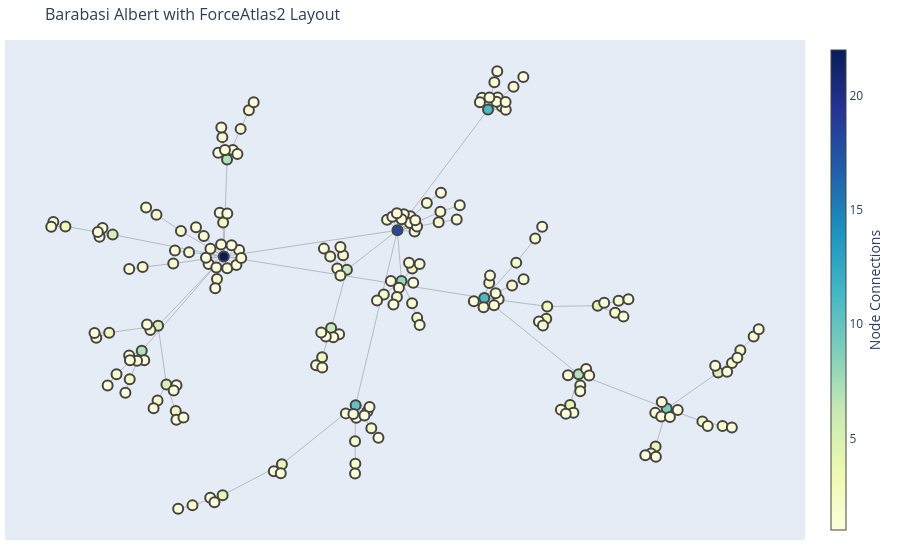

The code cell stored with this chart in its notebook:
### Code cell
n_trace_fa2, e_trace_fa2 = create_graph_traces(G, 'pos_fa2')
color_nodes_by_degree(G, n_trace_fa2)
create_network_graph(n_trace_fa2, e_trace_fa2,  title='Barabasi Albert with ForceAtlas2 Layout')

### Figure 1 — Plotly figure (JSON) as saved in the notebook; plotly's stock layout.template omitted (floating-point values rounded to 4 significant figures; data arrays with more than 128 entries replaced by an {"elided": "..."} marker saying what was removed)
{"data": [{"hoverinfo": "none", "line": {"color": "#888", "width": 0.5}, "mode": "lines", "type": "scatter", "x": {"elided": "597 float values"}, "y": {"elided": "597 float values"}}, {"hoverinfo": "text", "marker": {"color": {"elided": "200 int values"}, "colorbar": {"thickness": 15, "title": {"side": "right", "text": "Node Connections"}, "xanchor": "left"}, "colorscale": [[0, "rgb(8,29,88)"], [0.125, "rgb(37,52,148)"], [0.25, "rgb(34,94,168)"], [0.375, "rgb(29,145,192)"], [0.5, "rgb(65,182,196)"], [0.625, "rgb(127,205,187)"], [0.75, "rgb(199,233,180)"], [0.875, "rgb(237,248,177)"], [1, "rgb(255,255,217)"]], "line": {"width": 2}, "reversescale": true, "showscale": true, "size": 10}, "mode": "markers", "text": {"elided": "200 str values"}, "type": "scatter", "x": {"elided": "200 float values"}, "y": {"elided": "200 float values"}}], "layout": {"annotations": [{"showarrow": false, "text": "", "x": 0.005, "xref": "paper", "y": -0.002, "yref": "paper"}], "hovermode": "closest", "margin": {"b": 20, "l": 5, "r": 5, "t": 40}, "showlegend": false, "title": {"font": {"size": 16}, "text": "Barabasi Albert with ForceAtlas2 Layout"}, "xaxis": {"showgrid": false, "showticklabels": false, "zeroline": false}, "yaxis": {"showgrid": false, "showticklabels": false, "zeroline": false}}}
